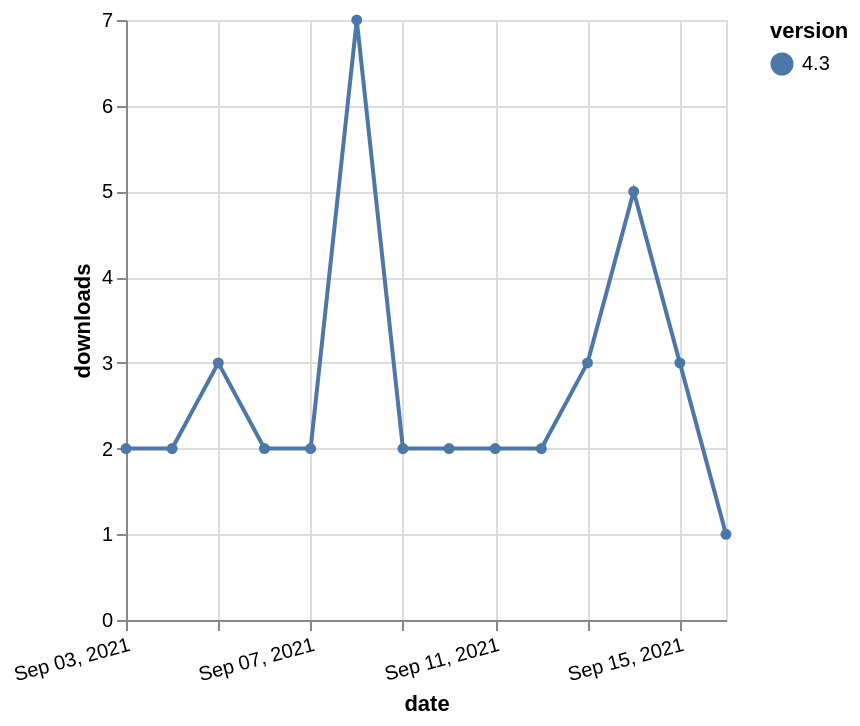

The specification (Vega-Lite) saved for this image:
### Vega-Lite specification from a JSON file in a GitHub repository (floating-point values rounded to 4 significant figures)
{"$schema": "https://vega.github.io/schema/vega-lite/v5.json", "description": "A simple bar chart with embedded data.", "data": {"values": [{"date": "2021-09-03", "total": 3295, "delta": 2, "version": "4.3"}, {"date": "2021-09-04", "total": 3297, "delta": 2, "version": "4.3"}, {"date": "2021-09-05", "total": 3300, "delta": 3, "version": "4.3"}, {"date": "2021-09-06", "total": 3302, "delta": 2, "version": "4.3"}, {"date": "2021-09-07", "total": 3304, "delta": 2, "version": "4.3"}, {"date": "2021-09-08", "total": 3311, "delta": 7, "version": "4.3"}, {"date": "2021-09-09", "total": 3313, "delta": 2, "version": "4.3"}, {"date": "2021-09-10", "total": 3315, "delta": 2, "version": "4.3"}, {"date": "2021-09-11", "total": 3317, "delta": 2, "version": "4.3"}, {"date": "2021-09-12", "total": 3319, "delta": 2, "version": "4.3"}, {"date": "2021-09-13", "total": 3322, "delta": 3, "version": "4.3"}, {"date": "2021-09-14", "total": 3327, "delta": 5, "version": "4.3"}, {"date": "2021-09-15", "total": 3330, "delta": 3, "version": "4.3"}, {"date": "2021-09-16", "total": 3331, "delta": 1, "version": "4.3"}]}, "width": "container", "mark": {"type": "line", "point": {"filled": true}}, "encoding": {"x": {"field": "date", "type": "temporal", "timeUnit": "yearmonthdate", "title": "date", "axis": {"labelAngle": -15}}, "y": {"field": "delta", "type": "quantitative", "title": "downloads"}, "color": {"field": "version", "type": "nominal"}, "tooltip": {"field": "delta"}}}
